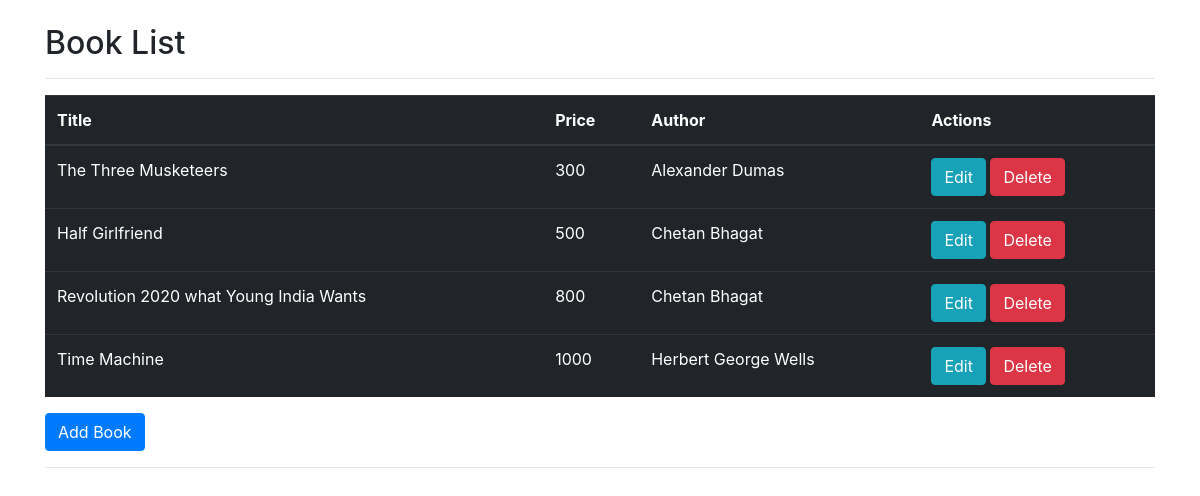
The page / on the database its author committed.
### crud/models.py (models this page shows, shortened)
class BookList(models.Model):
    title = models.CharField(max_length=150)
    price = models.IntegerField()
    author = models.CharField(max_length=100)

### crud/views.py (the view)
# urls.py: path('', views.index, name='index' ),
def index(request):
    books = BookList.objects.all()
    context = {
        'books': books
    }
    return render(request, 'index.html', context)

### templates/index.html (shortened to what this page needs)
{% load static %}
<!doctype html>
<html lang="en">
<head>
    <link rel="stylesheet" href="{% static 'css/bootstrap.min.css' %}">
</head>
<body>
    <div class="container"><br>
        <h2>Book List</h2>
        <hr>
        <table class="table table-dark">
            <thead>
                <tr>
                    <th>Title</th>
                    <th>Price</th>
                    <th>Author</th>
                    <th>Actions</th>
                </tr>
            </thead>
            <tbody>
                {% for book in books %}
                    <tr>
                    <td>{{ book.title }}</td>
                    <td>{{ book.price }}</td>
                    <td>{{ book.author }}</td>
                    <td><a class="btn btn-info" href="/edit/{{ book.id }}">Edit</a>
                        <a class="btn btn-danger" href="/delete/{{ book.id }}">Delete</a>
                    </td>
                </tr>
                {% endfor %}
            </tbody>
        </table>
        <a class="btn btn-primary" href="/add_book/">Add Book</a>
        <hr>
    </div>
</body>
</html>

### rows shown on the page
BookList: title "The Three Musketeers", price "300", author "Alexander Dumas"
BookList: title "Half Girlfriend", price "500", author "Chetan Bhagat"
BookList: title "Revolution 2020 what Young India Wants", price "800", author "Chetan Bhagat"
BookList: title "Time Machine", price "1000", author "Herbert George Wells"
